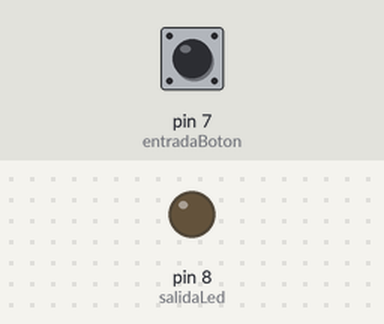
Simulated run of this sketch. Board: Arduino Uno, built with avr-gcc and run on an emulated ATmega328P. Shown: output pins drawn as LEDs (lit = HIGH). Inputs (shaded band) come from the test bench; at power-on: pin 7 (entradaBoton) LOW.

Above: at 1.2 s.
1.3 s: pin 7 (entradaBoton) pulled HIGH for 0.15 s
At 1.37 s:
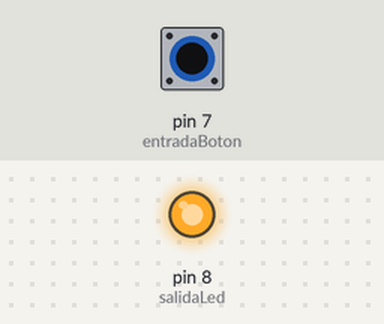
2.9 s: pin 7 (entradaBoton) pulled HIGH for 3.2 s
At 7.3 s:
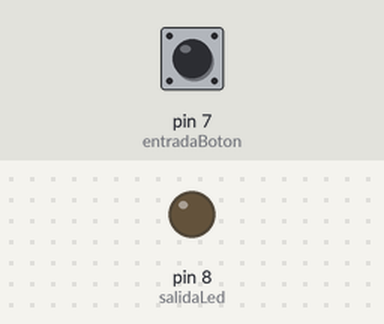
Timing chart, 0 to 8.8 s (numbered marks = the images above; inputs shaded):
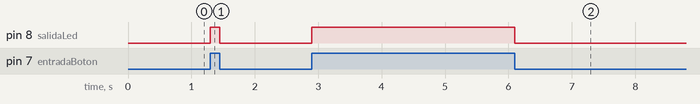

The sketch:

u2_apa_ej21.ino
```cpp
int entradaBoton = 7;
int salidaLed = 8;
void setup(){
	pinMode(entradaBoton, INPUT);
	pinMode(salidaLed, OUTPUT);
  	Serial.begin(9600);
}

void loop(){
 	int valorEntrada = digitalRead(entradaBoton);
  	//Serial.println(valorEntrada);
	digitalWrite(salidaLed, valorEntrada);
}
```

Measured:
- after the input at 1.3 s, pin 8 (salidaLed): LOW → HIGH at once, → LOW 0.15 s later
- after the input at 2.9 s, pin 8 (salidaLed): LOW → HIGH at once, → LOW 3.2 s later
